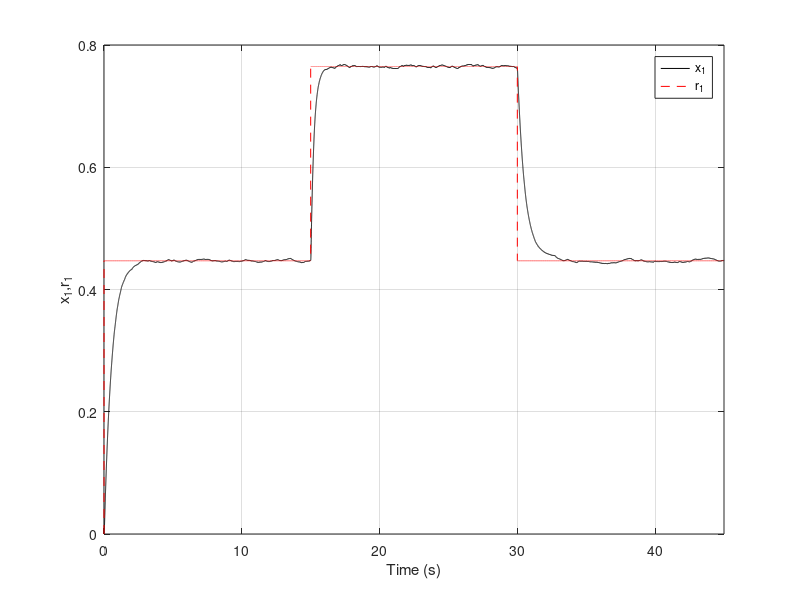
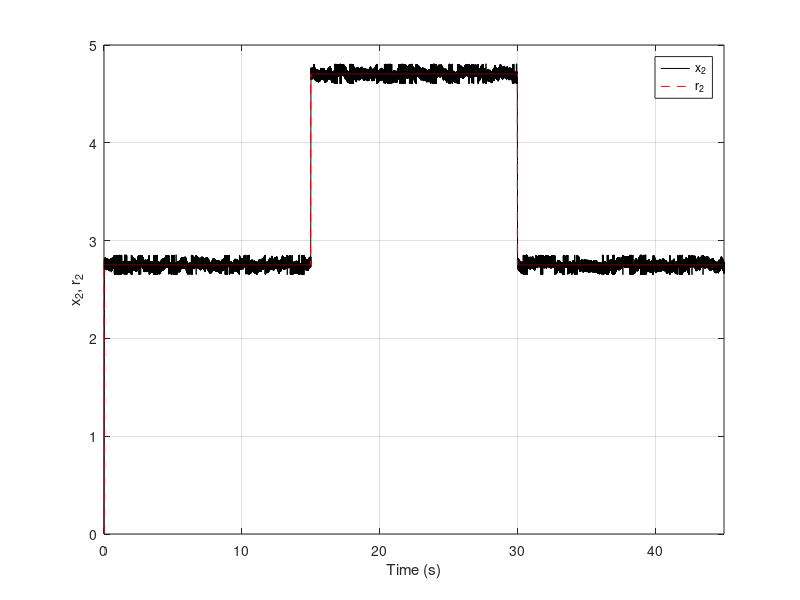

MATLAB code to generate these figures, in order: (Note: this script raises an error after producing the figures.)
x(1)=0.;
t(1)=0;
y(1)=0.;
n=45000;
tmax=45;
dt=tmax/n;
Q=10;
R=0.01;
m(1)=1;
alpha=1;
betta=100;
lambda=0.3;
gamma=20;
B=1;
Da=0.072;
r1(1)=0.;
r2(1)=0.;
e1(1)=x(1)-r1(1);
e2(1)=y(1)-r2(1);
u(1)=0;
programCount = 1;
avgTime = zeros(20);
% ==========================
diary("matlab_output.log")
for j=1:programCount,
tic
for i=1:n-1,

m(i+1)=m(i)+1;

sigma = 2;
Ik = sigma * dt * randn();

g1(i)=0;
g2(i)=lambda;

f1(i)=x(i)+dt*(-alpha*x(i)+Da*(1-x(i))*exp(y(i)/(1+y(i)/gamma)));
f2(i)=y(i)+dt*(-alpha*y(i)+B*Da*(1-x(i))*exp(y(i)/(1+y(i)/gamma)));


t(i+1)=t(i)+dt;

   if 0<=t(i+1) & t(i+1)<=15
    r1(i+1)=0.4472;
    elseif 15<t(i+1) & t(i+1)<30
    r1(i+1)=0.7646;
    elseif 30<=t(i+1) & t(i+1)<tmax
    r1(i+1)=0.4472;
    end

   if 0<=t(i+1) & t(i+1)<=15
    r2(i+1)=2.752;
    elseif 15<t(i+1) & t(i+1)<30
    r2(i+1)=4.7052;
    elseif 30<=t(i+1) & t(i+1)<tmax
    r2(i+1)=2.752;
   end

if (y(i)-r2(i))>0
S(i)=1;
elseif (y(i)-r2(i))<0
S(i)=-1;
else
S(i)=0;
end

u1(i)=0;
u2(i)=-1/g2(i)*(-betta*S(i)+r2(i+1)-r2(i)-f2(i));

x(i+1)=f1(i);
y(i+1)=y(i)+dt*(-betta*S(i)+r2(i+1)-r2(i)) + Ik;

%x(i+1)=r1(i+1);
%y(i+1)=r2(i+1);

e1(i+1)=x(i+1)-r1(i+1);
e2(i+1)=y(i+1)-r2(i+1);

end;
toc
end;
diary off;
% print("Average Runtime:" + mean(avgTime))
figure(1)
plot(t,x,'k-',t,r1,'r--')
axis([0 tmax 0 0.8])
legend('x_1','r_1')
grid
ylabel('x_1,r_1')
xlabel('Time (s)')

figure(2)
plot(t,y,'k-',t,r2,'r--')
axis([0 tmax 0 5])
ylabel('x_2, r_2')
legend('x_2','r_2')
xlabel('Time (s)')
grid

writematrix([t', x', y', r1', r2', e1', e2'], 'fig2a_reference.csv');
clear all;
